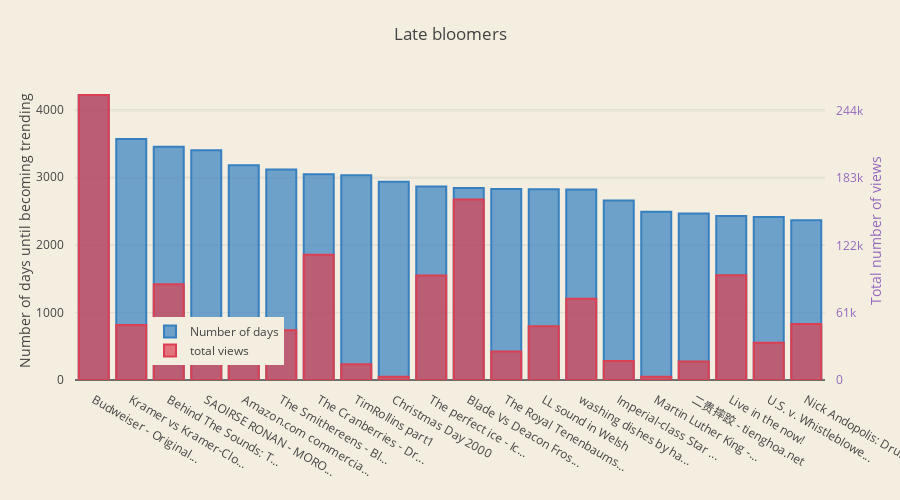

Here is the notebook cell this chart was saved with:
### Markdown cell above
### 2.4. Late bloomers
<a id="late_bloomers"></a>
This section dedicated to videos that waited the longest before they became trending. I also checked how many views they had when they hit the YouTube home page.

### Code cell
max_title_length = 20
number_of_late_bloomers = 20

late_bloomers = us_videos_first.sort_values(["time_to_trend"], ascending=False).head(number_of_late_bloomers)
late_bloomers_title = [(x if len(x) <= max_title_length else x[:max_title_length] + "...") for x in late_bloomers.title.values]
late_bloomers_days = late_bloomers.time_to_trend.values
late_bloomers_views = late_bloomers.views.values

trace1 = go.Bar(
    x = late_bloomers_title,
    y = late_bloomers_days,
    name='Number of days',
    marker=dict(
        color='rgba(55, 128, 191, 0.7)',
        line=dict(
            color='rgba(55, 128, 191, 1.0)',
            width=2,
        )
    )
)
trace2 = go.Bar(
    x = late_bloomers_title,
    y = late_bloomers_views,
    name='total views',
    marker=dict(
        color='rgba(219, 64, 82, 0.7)',
        line=dict(
            color='rgba(219, 64, 82, 1.0)',
            width=2,
        )
    ),
    yaxis='y2'
)


data = [trace1, trace2]
layout = go.Layout(
    barmode='group',
    title = 'Late bloomers',
    width=900,
    height=500,
    margin=go.Margin(
        l=75,
        r=75,
        b=120,
        t=80,
        pad=10
    ),
    paper_bgcolor='rgb(244, 238, 225)',
    plot_bgcolor='rgb(244, 238, 225)',
    yaxis = dict(
        title= 'Number of days until becoming trending',
        anchor = 'x',
        rangemode='tozero'
    ),   
    yaxis2=dict(
        title='Total number of views',
        titlefont=dict(
            color='rgb(148, 103, 189)'
        ),
        tickfont=dict(
            color='rgb(148, 103, 189)'
        ),
        overlaying='y',
        side='right',
        anchor = 'x',
        rangemode = 'tozero',
        dtick = 61000
    ),
    #legend=dict(x=-.1, y=1.2)
    legend=dict(x=0.1, y=0.05)
)

fig = go.Figure(data=data, layout=layout)
py.iplot(fig)

### Figure 1 — Plotly figure (JSON) as saved in the notebook; plotly's stock layout.template omitted (floating-point values rounded to 4 significant figures)
{"data": [{"marker": {"color": "rgba(55, 128, 191, 0.7)", "line": {"color": "rgba(55, 128, 191, 1.0)", "width": 2}}, "name": "Number of days", "type": "bar", "x": ["Budweiser - Original...", "Kramer vs Kramer-Clo...", "Behind The Sounds: T...", "SAOIRSE RONAN - MORO...", "Amazon.com commercia...", "The Smithereens - Bl...", "The Cranberries - Dr...", "TimRollins part1", "Christmas Day 2000", "The perfect ice - Ic...", "Blade Vs Deacon Fros...", "The Royal Tenenbaums...", "LL sound in Welsh", "washing dishes by ha...", "Imperial-class Star ...", "Martin Luther King -...", "二贵摔跤 - tienghoa.net", "Live in the now!", "U.S. v. Whistleblowe...", "Nick Andopolis: Drum..."], "y": [4215, 3563, 3448, 3398, 3176, 3113, 3044, 3027, 2933, 2862, 2839, 2823, 2820, 2816, 2653, 2489, 2463, 2424, 2411, 2361]}, {"marker": {"color": "rgba(219, 64, 82, 0.7)", "line": {"color": "rgba(219, 64, 82, 1.0)", "width": 2}}, "name": "total views", "type": "bar", "x": ["Budweiser - Original...", "Kramer vs Kramer-Clo...", "Behind The Sounds: T...", "SAOIRSE RONAN - MORO...", "Amazon.com commercia...", "The Smithereens - Bl...", "The Cranberries - Dr...", "TimRollins part1", "Christmas Day 2000", "The perfect ice - Ic...", "Blade Vs Deacon Fros...", "The Royal Tenenbaums...", "LL sound in Welsh", "washing dishes by ha...", "Imperial-class Star ...", "Martin Luther King -...", "二贵摔跤 - tienghoa.net", "Live in the now!", "U.S. v. Whistleblowe...", "Nick Andopolis: Drum..."], "y": [258506, 49942, 86744, 26482, 15382, 45096, 113672, 14289, 2863, 94694, 163780, 25796, 48682, 73685, 17273, 2896, 16823, 95085, 33797, 50867], "yaxis": "y2"}], "layout": {"barmode": "group", "height": 500, "legend": {"x": 0.1, "y": 0.05}, "margin": {"b": 120, "l": 75, "pad": 10, "r": 75, "t": 80}, "paper_bgcolor": "rgb(244, 238, 225)", "plot_bgcolor": "rgb(244, 238, 225)", "title": "Late bloomers", "width": 900, "yaxis": {"anchor": "x", "rangemode": "tozero", "title": "Number of days until becoming trending"}, "yaxis2": {"anchor": "x", "dtick": 61000, "overlaying": "y", "rangemode": "tozero", "side": "right", "tickfont": {"color": "rgb(148, 103, 189)"}, "title": "Total number of views", "titlefont": {"color": "rgb(148, 103, 189)"}}}}
